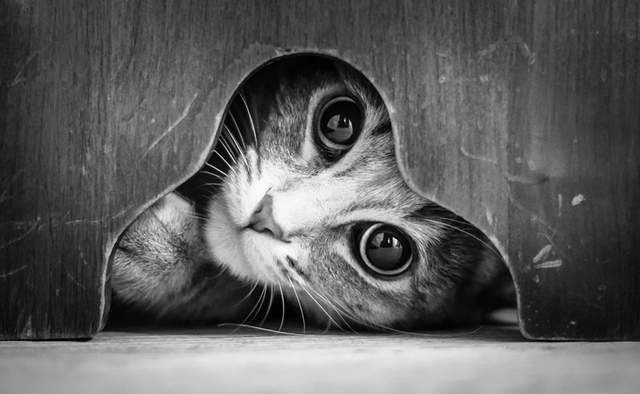
#> input picture cat_origin.jpg, 640 x 394 px
$ python hw1.py
#> lines starting #> are read from the running program, lines starting #| are printed output that depends on the picture
import numpy as np
from PIL import Image
import matplotlib.pyplot as plt

I = Image.open('cat_origin.jpg').convert('L')
#> I is the input picture: PIL image 640x394 L; min 0, max 255, mean 94.2
I = np.array(I)

# 2-level dither
D2 = np.array([
    [0, 128, 32, 160],
    [192, 64, 224, 96],
    [48, 176, 16, 144],
    [240, 112, 208, 80]
])

height, width = I.shape
#> height = 394; width = 640
D = np.tile(D2, (height // 4 + 1, width // 4 + 1))[:height, :width]
I_2prime = np.where(I > D, 255, 0).astype(np.uint8)
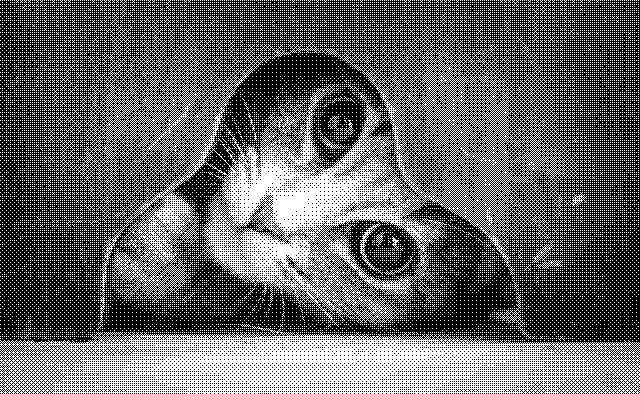
#> I_2prime: shape (394, 640); 39.8% white in thin lines or dots

# 4-level dither
D1 = np.array([
    [0, 56],
    [84, 28]
])
height, width = I.shape
D = np.tile(D1, (height // 2 + 1, width // 2 + 1))[:height, :width]
step = 85
Q = (I // step).astype(int)
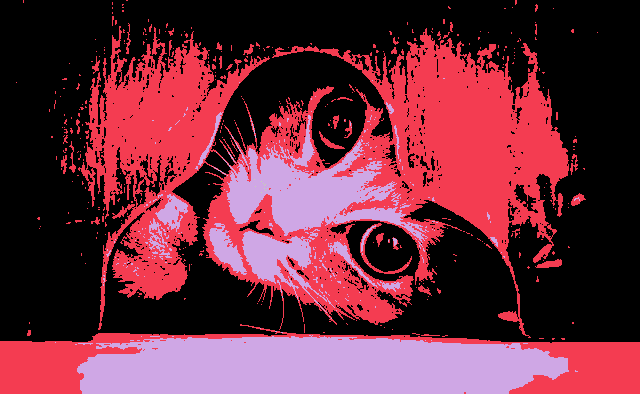
#> Q: shape (394, 640) int64; 4 distinct labels, from 0 to 3; one colour per label, 0 black
I_4prime = Q + (I - step * Q > D).astype(int)
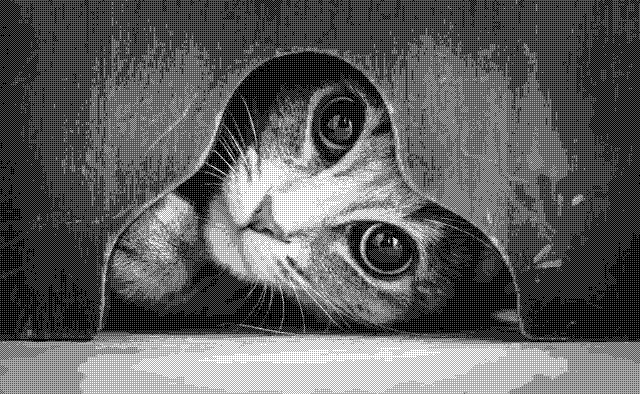
#> I_4prime: shape (394, 640) int64; min 0, max 3, mean 1.11; drawn with min black and max white
I_4prime = (I_4prime * step).astype(np.uint8)

Image.fromarray(I_2prime).save('cat_dithered_2_level.jpg')
Image.fromarray(I_4prime).save('cat_dithered_4_level.jpg')

plt.figure(figsize=(15, 5))

plt.subplot(1, 3, 1)
plt.imshow(I, cmap='gray')
plt.title('Original Image')
plt.axis('off')

plt.subplot(1, 3, 2)
plt.imshow(I_2prime, cmap='gray')
plt.title('2-level Dithered Image')
plt.axis('off')

plt.subplot(1, 3, 3)
plt.imshow(I_4prime, cmap='gray')
plt.title('4-level Dithered Image')
plt.axis('off')

plt.show()
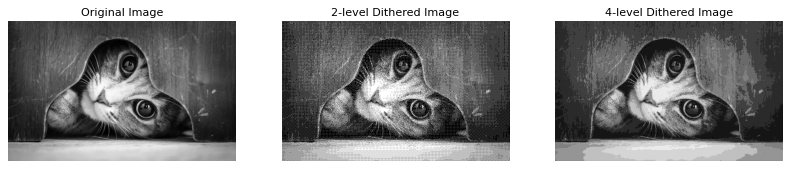
#> figure drawn by matplotlib, 3 panels
